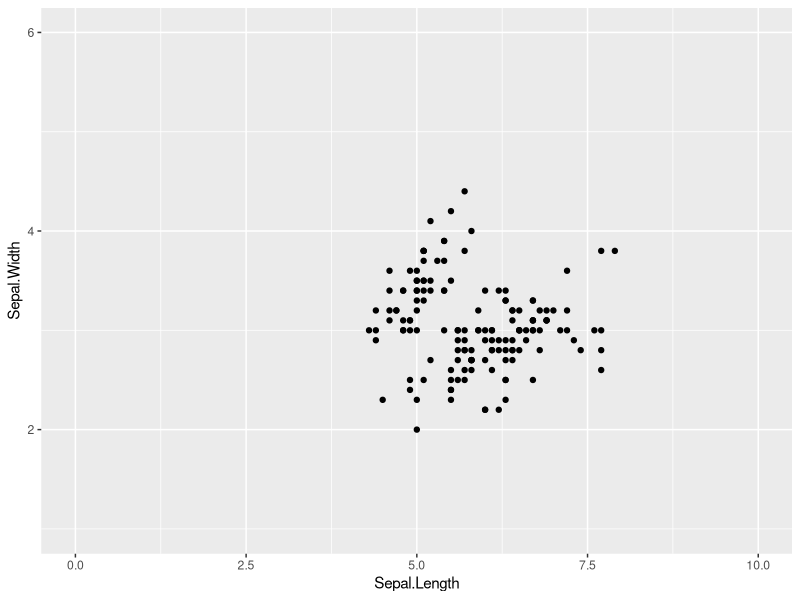
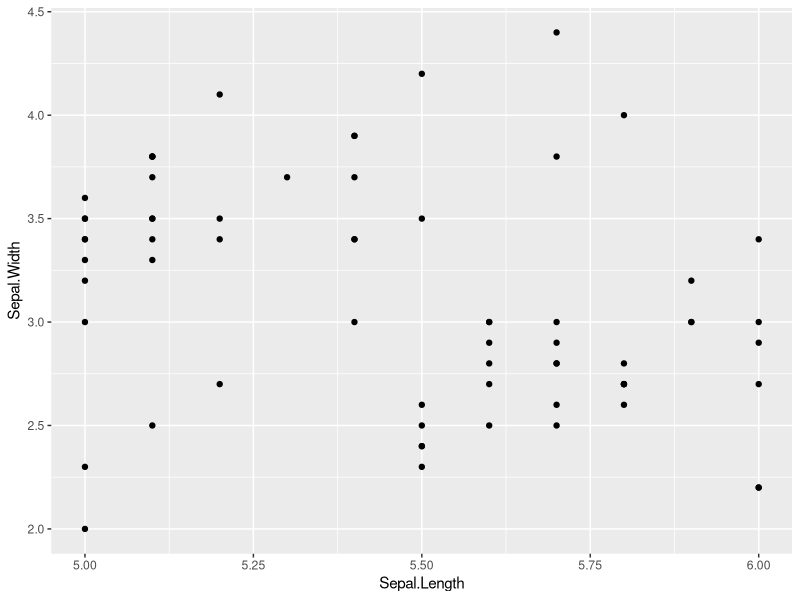
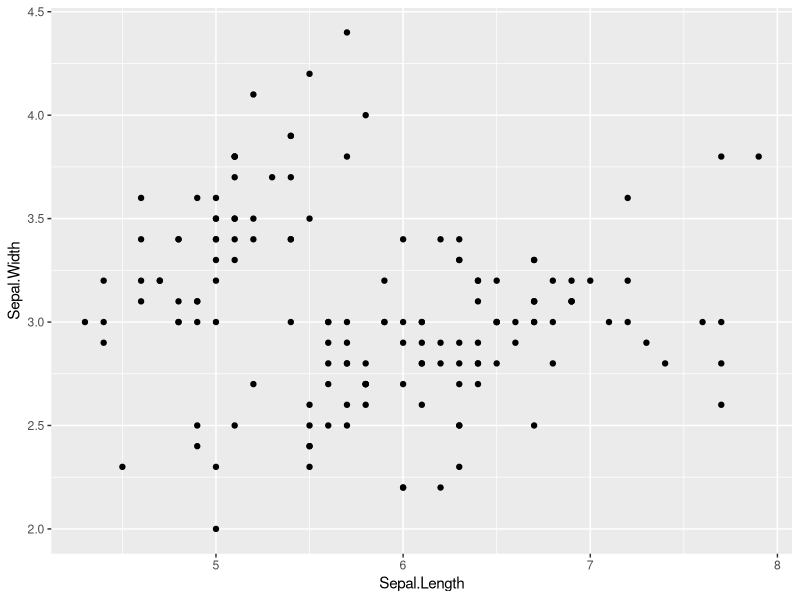
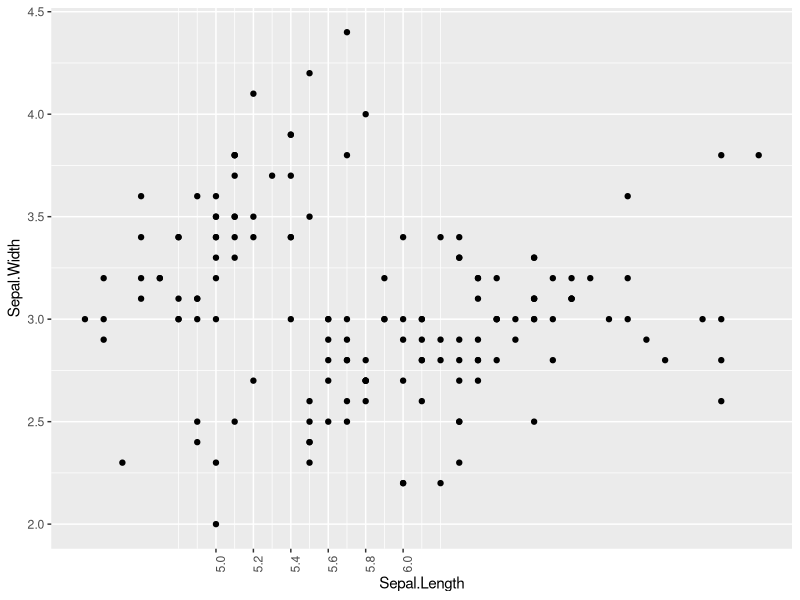
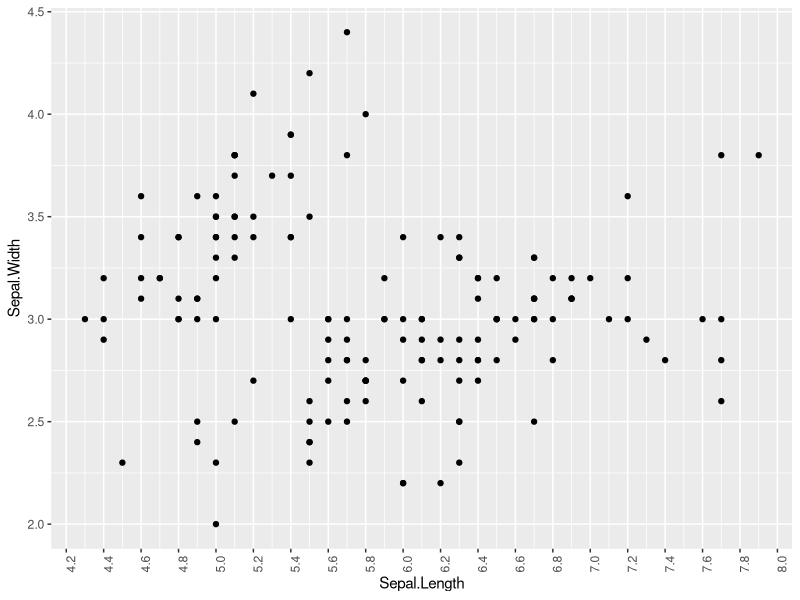
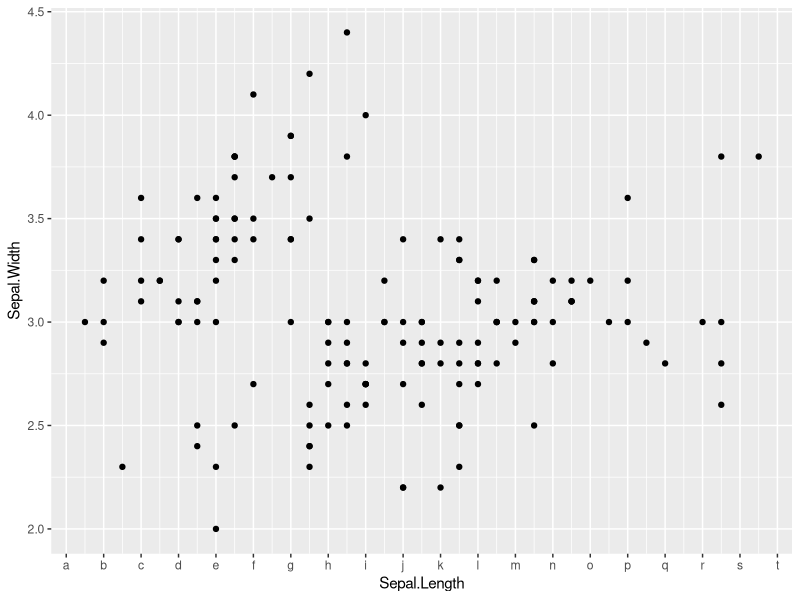
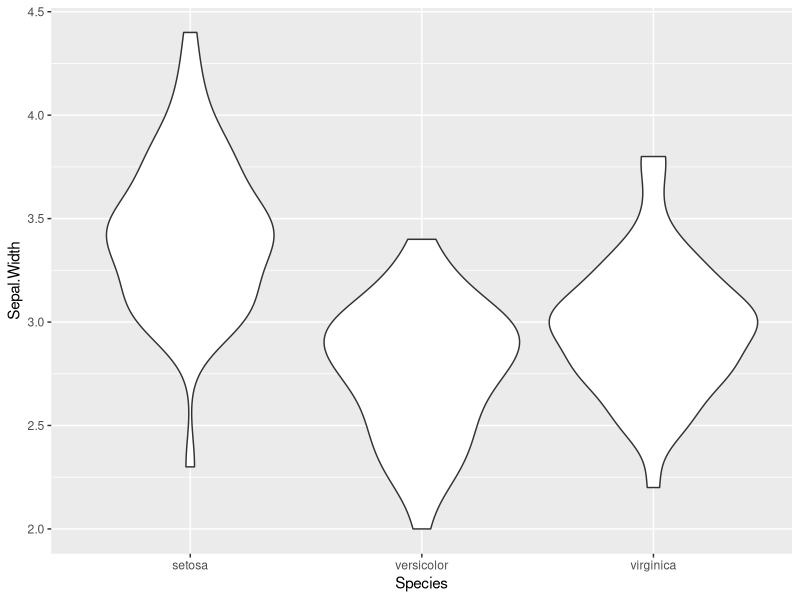
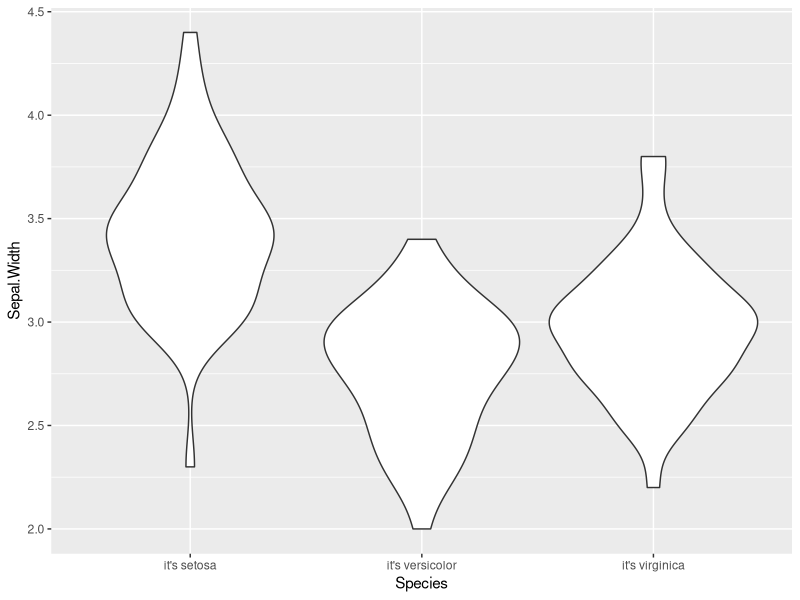

These figures' R source, in order:
## ---- chunk 1
knitr::opts_chunk$set(
  message = FALSE,
  warning = FALSE,
  fig.width = 4,
  fig.height = 3
)
library(ggplot2)
## ---- chunk 2
ggplot(iris, aes(x = Sepal.Length, y = Sepal.Width)) + 
  geom_point() +
  xlim(0, 10) + # Set x-axis to range from 0-10
  ylim(1, 6) # Set y-axis to range from 1-6
## ---- chunk 3
ggplot(iris, aes(x = Sepal.Length, y = Sepal.Width)) + 
  geom_point() +
  xlim(5, 6) # We know that points range from 4-8! We have therefore removed a bunch of points from the final plot
## ---- chunk 4
ggplot(iris, aes(x = Sepal.Length, y = Sepal.Width)) + 
  geom_point()
## ---- chunk 5
ggplot(iris, aes(x = Sepal.Length, y = Sepal.Width)) + 
  geom_point() + 
  # Specify placement for ticks (terrible plot, good demo!)
  scale_x_continuous(breaks = c(5, 5.2, 5.4, 5.6, 5.8, 6.0)) + 
  theme(axis.text.x = element_text(angle = 90)) # so you can see the tick labels clearly
## ---- chunk 6
ggplot(iris, aes(x = Sepal.Length, y = Sepal.Width)) + 
  geom_point() + 
  scale_x_continuous(n.breaks = 20) +
  theme(axis.text.x = element_text(angle = 90)) # so you can see the tick labels clearly
## ---- chunk 7
new_labels <- letters[1:20] # R has built-in variables letters (a-z) and LETTERS (A-Z). This line says, "take the 1st-20th value in letters and save to a variable called `new_labels`". 
# See the variable we will use for labels. Using a variable means our code is more reproducible!
new_labels

# And the plot:
ggplot(iris, aes(x = Sepal.Length, y = Sepal.Width)) + 
  geom_point() + 
  scale_x_continuous(n.breaks = 20, labels = new_labels)
## ---- chunk 8
ggplot(iris, aes(x = Species, y = Sepal.Width)) + 
  geom_violin()
## ---- chunk 9
ggplot(iris, aes(x = Species, y = Sepal.Width)) + 
  geom_violin() + 
  scale_x_discrete(labels = c("it's setosa", "it's versicolor", "it's virginica"))
## ---- chunk 10
ggplot(iris, aes(x = Species, y = Sepal.Width)) + 
  geom_violin() + 
  # there aren't 10 values along the X-axis; only 3!! So, ggplot2 bails.
  scale_x_discrete(breaks = 10)
